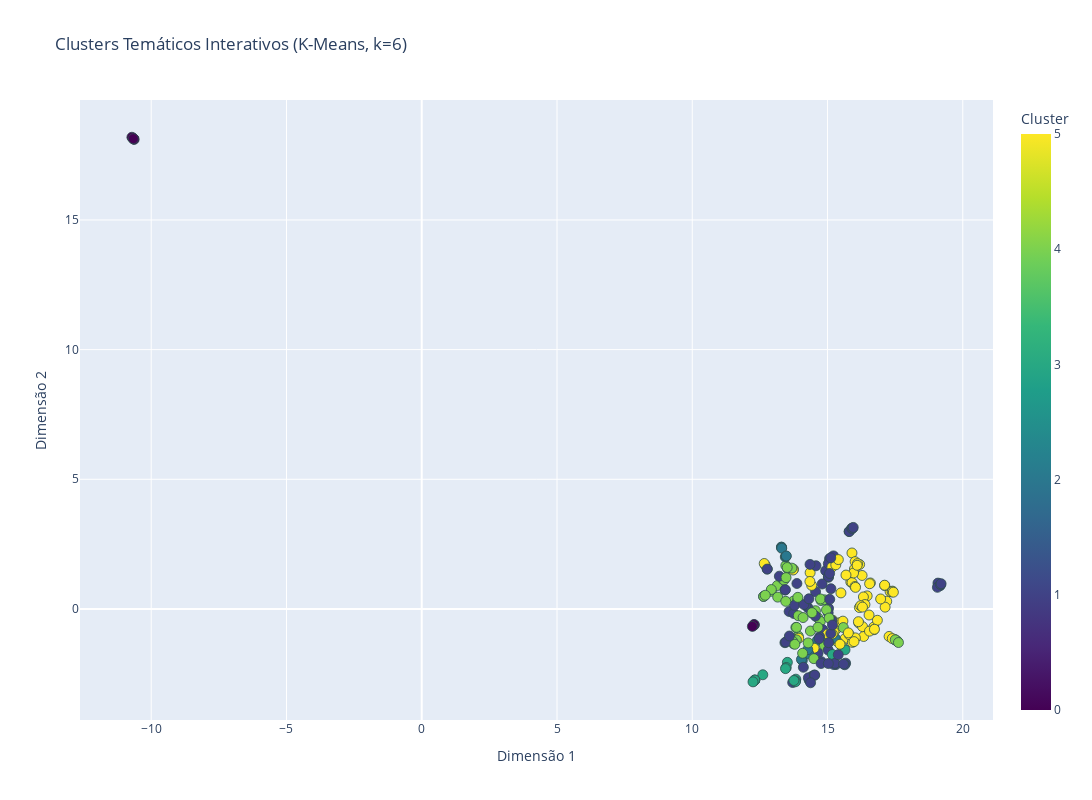

Write notebook code for a chart like this one.
### Code cell
# Visualização interativa dos clusters
fig = px.scatter(df_letras,
                x='x',
                y='y',
                color='Cluster_KMeans',
                hover_data=['Musica', 'Album', 'Num_Palavras'],
                title=f'Clusters Temáticos Interativos (K-Means, k={n_clusters})',
                labels={'x': 'Dimensão 1', 'y': 'Dimensão 2', 'Cluster_KMeans': 'Cluster'},
                color_continuous_scale='Viridis',
                width=1200,
                height=800)

fig.update_traces(marker=dict(size=10, line=dict(width=0.8, color='DarkSlateGrey')))

fig.write_html('clusters_interativos.html')
print("✓ Visualização interativa salva como 'clusters_interativos.html'")

fig.show()

### Figure 1 — Plotly figure (JSON) as saved in the notebook; plotly's stock layout.template omitted (floating-point values rounded to 4 significant figures; data arrays with more than 128 entries replaced by an {"elided": "..."} marker saying what was removed)
{"data": [{"customdata": {"elided": "231x3 mixed values"}, "hovertemplate": "Dimensão 1=%{x}<br>Dimensão 2=%{y}<br>Musica=%{customdata[0]}<br>Album=%{customdata[1]}<br>Num_Palavras=%{customdata[2]}<br>Cluster=%{marker.color}<extra></extra>", "legendgroup": "", "marker": {"color": {"elided": "231 int values"}, "coloraxis": "coloraxis", "line": {"color": "DarkSlateGrey", "width": 0.8}, "size": 10, "symbol": "circle"}, "mode": "markers", "name": "", "orientation": "v", "showlegend": false, "type": "scatter", "x": {"elided": "231 float values"}, "xaxis": "x", "y": {"elided": "231 float values"}, "yaxis": "y"}], "layout": {"coloraxis": {"colorbar": {"title": {"text": "Cluster"}}, "colorscale": [[0, "#440154"], [0.1111, "#482878"], [0.2222, "#3e4989"], [0.3333, "#31688e"], [0.4444, "#26828e"], [0.5556, "#1f9e89"], [0.6667, "#35b779"], [0.7778, "#6ece58"], [0.8889, "#b5de2b"], [1, "#fde725"]]}, "height": 800, "legend": {"tracegroupgap": 0}, "title": {"text": "Clusters Temáticos Interativos (K-Means, k=6)"}, "width": 1200, "xaxis": {"anchor": "y", "domain": [0, 1], "title": {"text": "Dimensão 1"}}, "yaxis": {"anchor": "x", "domain": [0, 1], "title": {"text": "Dimensão 2"}}}}
